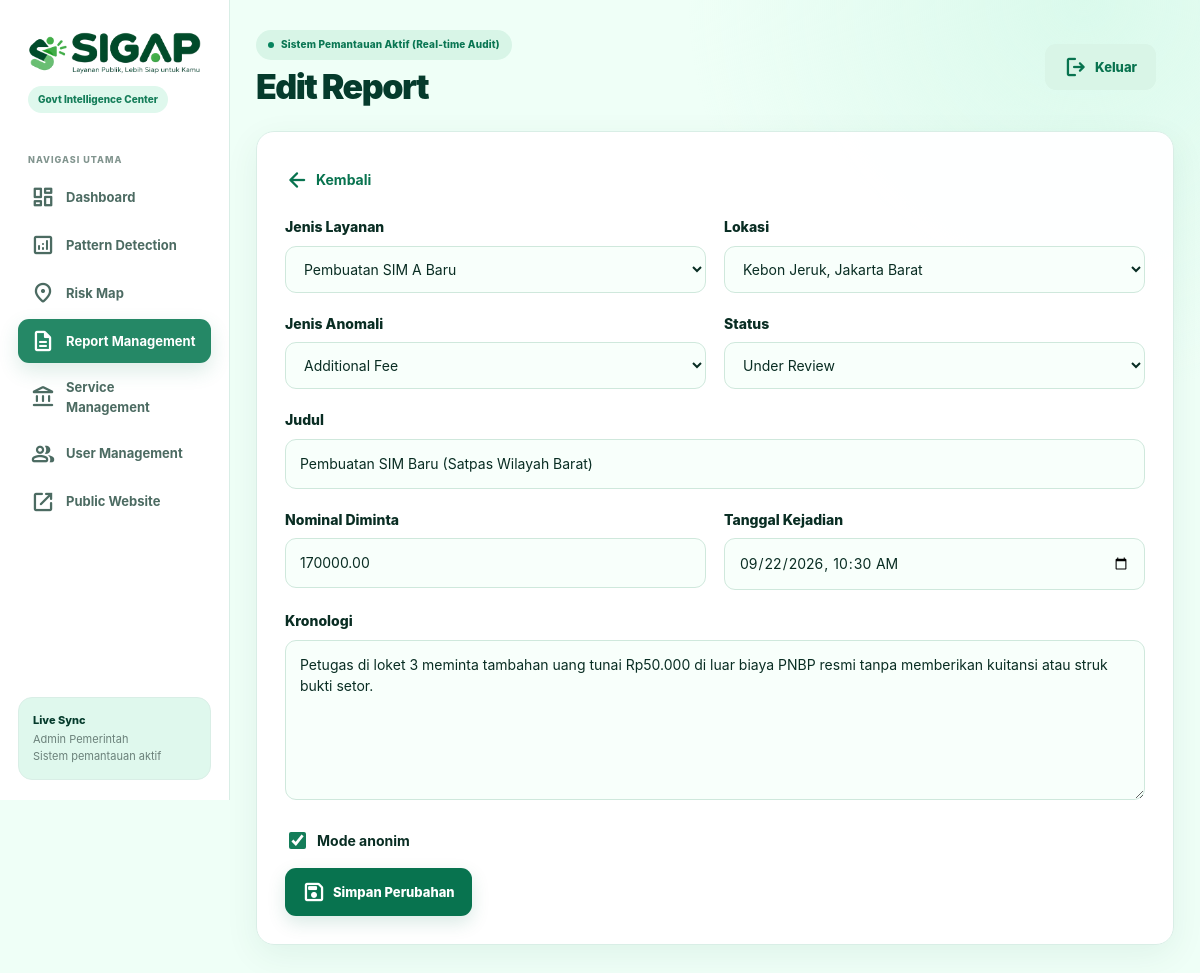
/admin/report_form.php?id=1 (signed in), run on the app's committed database.
### tables this page shows
CREATE TABLE reports (
    id BIGINT UNSIGNED AUTO_INCREMENT PRIMARY KEY,
    report_code VARCHAR(40) NOT NULL UNIQUE,
    access_code VARCHAR(40) NULL,
    user_id INT UNSIGNED NULL,
    service_id INT UNSIGNED NULL,
    location_id INT UNSIGNED NULL,
    report_mode ENUM('anonymous','account') NOT NULL DEFAULT 'anonymous',
    incident_type ENUM('additional_fee','no_receipt','delay','broker','other') NOT NULL DEFAULT 'other',
    title VARCHAR(200) NOT NULL,
    chronology TEXT NOT NULL,
    requested_amount DECIMAL(15,2) NULL,
    official_amount DECIMAL(15,2) NULL,
    discrepancy_amount DECIMAL(15,2) NULL,
    incident_at DATETIME NULL,
    risk_level ENUM('low','moderate','elevated','high') NOT NULL DEFAULT 'moderate',
    status ENUM('new','pending_review','under_review','follow_up','resolved','rejected') NOT NULL DEFAULT 'new',
    assigned_to INT UNSIGNED NULL,
    latitude DECIMAL(10,7) NULL,
    longitude DECIMAL(10,7) NULL,
    is_anonymous TINYINT(1) NOT NULL DEFAULT 1,
    created_at TIMESTAMP DEFAULT CURRENT_TIMESTAMP,
    updated_at TIMESTAMP DEFAULT CURRENT_TIMESTAMP ON UPDATE CURRENT_TIMESTAMP,
    FOREIGN KEY(user_id) REFERENCES users(id) ON UPDATE CASCADE ON DELETE SET NULL,
    FOREIGN KEY(service_id) REFERENCES public_services(id) ON UPDATE CASCADE ON DELETE SET NULL,
    FOREIGN KEY(location_id) REFERENCES locations(id) ON UPDATE CASCADE ON DELETE SET NULL,
    FOREIGN KEY(assigned_to) REFERENCES users(id) ON UPDATE CASCADE ON DELETE SET NULL,
    INDEX idx_report_status(status),
    INDEX idx_report_risk(risk_level),
    INDEX idx_report_service(service_id),
    INDEX idx_report_location(location_id),
    INDEX idx_report_created(created_at)
);

CREATE TABLE public_services (
    id INT UNSIGNED AUTO_INCREMENT PRIMARY KEY,
    category_id INT UNSIGNED NOT NULL,
    name VARCHAR(180) NOT NULL,
    institution VARCHAR(180) NULL,
    official_fee DECIMAL(15,2) NOT NULL DEFAULT 0,
    regulation VARCHAR(255) NULL,
    duration_minutes INT UNSIGNED NULL,
    description TEXT NULL,
    requirements TEXT NULL,
    procedure_text TEXT NULL,
    status ENUM('active','inactive') NOT NULL DEFAULT 'active',
    created_at TIMESTAMP DEFAULT CURRENT_TIMESTAMP,
    updated_at TIMESTAMP DEFAULT CURRENT_TIMESTAMP ON UPDATE CURRENT_TIMESTAMP,
    FOREIGN KEY(category_id) REFERENCES service_categories(id) ON UPDATE CASCADE ON DELETE RESTRICT,
    INDEX idx_service_status(status),
    INDEX idx_service_category(category_id)
);

CREATE TABLE locations (
    id INT UNSIGNED AUTO_INCREMENT PRIMARY KEY,
    province VARCHAR(100) NOT NULL,
    city VARCHAR(100) NULL,
    district VARCHAR(100) NULL,
    subdistrict VARCHAR(100) NULL,
    address TEXT NULL,
    latitude DECIMAL(10,7) NULL,
    longitude DECIMAL(10,7) NULL,
    created_at TIMESTAMP DEFAULT CURRENT_TIMESTAMP
);

### config/helpers.php (called while the page is built, shortened)
<?php
function e($value): string
{
    return htmlspecialchars(
        (string) ($value ?? ''),
        ENT_QUOTES,
        'UTF-8'
    );
}
function status_label(string $status): string
{
    return ucwords(str_replace('_', ' ', $status));
}

### public/admin/report_form.php (the view, shortened to what this page needs)
<?php
require_once __DIR__ . '/../../config/database.php';
require_once __DIR__ . '/../../config/helpers.php';
require_once __DIR__ . '/_layout.php';
$id = (int) ($_GET['id'] ?? 0);
$editing = $id > 0;
$services = $pdo
    ->query("
        SELECT
            id,
            name,
            official_fee
        FROM public_services
        WHERE status = 'active'
        ORDER BY name
    ")
    ->fetchAll();
$locations = $pdo
    ->query("
        SELECT
            id,
            city,
            district
        FROM locations
        ORDER BY city, district
    ")
    ->fetchAll();
$r = [
    'report_code'       => '',
    'access_code'       => '',
    'service_id'        => '',
    'location_id'       => '',
    'incident_type'     => 'additional_fee',
    'title'             => '',
    'chronology'        => '',
    'requested_amount'  => '',
    'incident_at'       => '',
    'risk_level'        => 'moderate',
    'status'            => 'new',
    'is_anonymous'      => 1
];
if ($editing) {
    $stmt = $pdo->prepare("
        SELECT *
        FROM reports
        WHERE id = ?
    ");
    $stmt->execute([$id]);
    $r = $stmt->fetch();
}
?>
<div class="card report-form-card">
    <div class="report-form-header">
        <a
            href="/admin/reports.php"
            class="report-form-back"
        >
            <span class="material-symbols-rounded">
            </span>
            Kembali
        </a>
    </div>
    <form method="post">
        <div class="two-col">
            <div class="form-group">
                <label>
                    Jenis Layanan
                </label>
                <select
                    class="select"
                    name="service_id"
                    required
                >
                    <?php foreach ($services as $s): ?>
                        <option
                            value="<?= $s['id'] ?>"
                            <?= (
                                $r['service_id'] == $s['id']
                            ) ? 'selected' : '' ?>
                        >
                            <?= e($s['name']) ?>
                        </option>
                    <?php endforeach; ?>
                </select>
            </div>
            <div class="form-group">
                <label>
                    Lokasi
                </label>
                <select
                    class="select"
                    name="location_id"
                    required
                >
                    <?php foreach ($locations as $l): ?>
                        <option
                            value="<?= $l['id'] ?>"
                            <?= (
                                $r['location_id'] == $l['id']
                            ) ? 'selected' : '' ?>
                        >
                            <?= e(
                                $l['district']
                                . ', '
                                . $l['city']
                            ) ?>
                        </option>
                    <?php endforeach; ?>
                </select>
            </div>
        </div>
        <div class="two-col">
            <div class="form-group">
                <label>
                    Jenis Anomali
                </label>
                <select
                    class="select"
                    name="incident_type"
                >
                    <?php foreach (
                        [
                            'additional_fee',
                            'no_receipt',
                            'delay',
                            'broker',
                            'other'
                        ] as $x
                    ): ?>
                        <option
                            value="<?= $x ?>"
                            <?= (
                                $r['incident_type'] === $x
                            ) ? 'selected' : '' ?>
                        >
                            <?= e(
                                status_label($x)
                            ) ?>
                        </option>
                    <?php endforeach; ?>
                </select>
            </div>
            <div class="form-group">
                <label>
                    Status
                </label>
                <select
                    class="select"
                    name="status"
                >
                    <?php foreach (
                        [
                            'new',
                            'pending_review',
                            'under_review',
                            'follow_up',
                            'resolved',
                            'rejected'
                        ] as $x
                    ): ?>
                        <option
                            value="<?= $x ?>"
                            <?= (
                                $r['status'] === $x
                            ) ? 'selected' : '' ?>
                        >
                            <?= e(
                                status_label($x)
                            ) ?>
                        </option>
                    <?php endforeach; ?>
                </select>
            </div>
        </div>
        <div class="form-group">
            <label>
                Judul
            </label>
            <input
                class="input"
                type="text"
                name="title"
                value="<?= e($r['title']) ?>"
                required
            >
        </div>
        <div class="two-col">
            <div class="form-group">
                <label>
                    Nominal Diminta
                </label>
                <input
                    class="input"
                    type="number"
                    name="requested_amount"
                    min="0"
                    step="1000"
                    value="<?= e(
                        (string) $r['requested_amount']
                    ) ?>"
                >
            </div>
            <div class="form-group">
                <label>
                    Tanggal Kejadian
                </label>
                <input
                    class="input"
                    type="datetime-local"
                    name="incident_at"
                    value="<?=
                        e(
                            !empty($r['incident_at'])
                                ? date(
                                    'Y-m-d\TH:i',
                                    strtotime(
                                        $r['incident_at']
                                    )
                                )
                                : ''
                        )
                    ?>"
                >
            </div>
        </div>
        <div class="form-group">
            <label>
                Kronologi
            </label>
            <textarea
                class="textarea"
                name="chronology"
                rows="6"
                required
            ><?= e($r['chronology']) ?></textarea>
        </div>
        <label class="report-anonymous">
            <input
                type="checkbox"
                name="is_anonymous"
                <?= $r['is_anonymous']
                    ? 'checked'
                    : '' ?>
            >
            Mode anonim
        </label>
        <div class="report-submit">
            <button
                type="submit"
                class="btn btn-primary"
            >
                <span class="material-symbols-rounded">
                </span>
                <?= $editing
                    ? 'Simpan Perubahan'
                    : 'Create Report'
                ?>
            </button>
        </div>
    </form>
</div>

### public/assets/css/style.css (style rules this page uses)
:root { --green-950: #053b2c; --green-900: #075b41; --green-850: #0a6a4b; --green-800: #08734f; --green-700: #147d59; --green-600: #258866; --mint-0: #f5fffa; --mint: #effff7; --mint-2: #dff8ed; --mint-3: #d2f5e4; --mint-4: #c3efdc; --text: #092d23; --muted: #6b817a; --muted-2: #82958f; --white: #fff; --line: #d9eee6; --line-strong: #c7e5d9; --amber: #e4a22e; --red: #cf3c3c; --shadow: 0 10px 34px rgba(16, 80, 58, .07); --shadow-hover: 0 18px 42px rgba(16, 80, 58, .12); --radius-sm: 10px; --radius-md: 14px; --radius-lg: 18px; --radius-xl: 24px; --ease: cubic-bezier(.22, .61, .36, 1); }
* { box-sizing: border-box; }
html { scroll-behavior: smooth; }
body { margin: 0; background: var(--mint); color: var(--text); font-family: Inter, ui-sans-serif, system-ui, -apple-system, "Segoe UI", Roboto, Arial, sans-serif; font-size: 14px; line-height: 1.55; -webkit-font-smoothing: antialiased; }
body::before { content: ""; position: fixed; inset: 0; pointer-events: none; background: radial-gradient(circle at 8% 0%, rgba(190, 244, 220, .28), transparent 28%), radial-gradient(circle at 95% 12%, rgba(205, 247, 228, .20), transparent 25%); z-index: -1; }
a { color: inherit; text-decoration: none; transition: color .18s var(--ease); }
button, input, select, textarea { font: inherit; }
button { cursor: pointer; }
.btn, .card, .notice, .public-nav a, .side-nav a, .input, .select, .searchbar { transition: transform .2s var(--ease), box-shadow .2s var(--ease), border-color .2s var(--ease), background-color .2s var(--ease), color .2s var(--ease); }
.btn { display: inline-flex; align-items: center; justify-content: center; gap: 7px; border: 1px solid transparent; border-radius: 11px; padding: 11px 16px; font-weight: 800; font-size: 13px; cursor: pointer; box-shadow: none; }
.btn-primary { background: var(--green-800); color: #fff; box-shadow: 0 7px 18px rgba(8, 115, 79, .15); }
.card { background: rgba(255, 255, 255, .96); border: 1px solid var(--line); border-radius: var(--radius-lg); padding: 22px; box-shadow: var(--shadow); }
.form-group { margin-bottom: 17px; }
.form-group label { display: block; font-weight: 800; margin-bottom: 7px; }
.input, .select { width: 100%; background: #f8fffb; border: 1px solid #cfe8dc; border-radius: 11px; padding: 13px 14px; outline: none; color: var(--text); }
.two-col { display: grid; grid-template-columns: 1fr 1fr; gap: 18px; }
.reveal { opacity: 0; transform: translateY(8px); transition: opacity .45s var(--ease), transform .45s var(--ease), box-shadow .2s var(--ease), border-color .2s var(--ease); }
.reveal.is-visible { opacity: 1; transform: none; }
.admin-layout .material-symbols-rounded { font-family: "Material Symbols Rounded"; font-weight: normal; font-style: normal; line-height: 1; letter-spacing: normal; text-transform: none; white-space: nowrap; word-wrap: normal; direction: ltr; -webkit-font-feature-settings: "liga"; -webkit-font-smoothing: antialiased; font-feature-settings: "liga"; font-variation-settings: "FILL" 0, "wght" 500, "GRAD" 0, "opsz" 24; }

### public/assets/css/admin_report_form.css (style rules this page uses)
.textarea { transition: transform .2s var(--ease), box-shadow .2s var(--ease), border-color .2s var(--ease), background-color .2s var(--ease), color .2s var(--ease); }
.textarea { width: 100%; background: #f8fffb; border: 1px solid #cfe8dc; border-radius: 11px; padding: 13px 14px; outline: none; color: var(--text); }
.textarea { min-height: 135px; resize: vertical; }
.report-submit { width: 100%; margin-top: 0; min-height: 48px; }
.report-form-card { padding: 28px; animation: reportFormIn .4s var(--ease) both; }
.report-form-card .form-group { margin-bottom: 22px; }
.report-form-card label { display: block; margin-bottom: 8px; font-weight: 700; }
.report-form-card .textarea { min-height: 160px; }
.report-form-header { display: flex; align-items: flex-start; justify-content: space-between; gap: 24px; margin-bottom: 24px; }
.report-form-back { flex-shrink: 0; display: inline-flex; align-items: center; gap: 7px; color: var(--green-800); font-weight: 700; text-decoration: none; padding-top: 8px; }
.report-form-card { width: 100%; }
.report-form-card .form-group { margin-bottom: 20px; }
.report-form-card label { display: block; margin-bottom: 8px; font-weight: 800; }
.report-anonymous { display: inline-flex !important; align-items: center; gap: 8px; margin-top: 4px; font-weight: 700 !important; }
.report-anonymous input { width: 17px; height: 17px; accent-color: var(--green-700); }
.report-submit { margin-top: 8px; }

### data on the page
reports: service_id "Pembuatan SIM A Baru", location_id "Kebon Jeruk, Jakarta Barat", title "Pembuatan SIM Baru (Satpas Wilayah Barat)", requested_amount "170000.00", incident_at "09/22/2026 10:30", chronology "Petugas di loket 3 meminta tambahan uang tunai Rp50.000 di luar biaya PNBP resmi tanpa memberikan kuitansi atau struk bukti setor.", is_anonymous "☑"

### other printed values
$title "Edit Report"
form field incident_type "Additional Fee"
form field status "Under Review"
